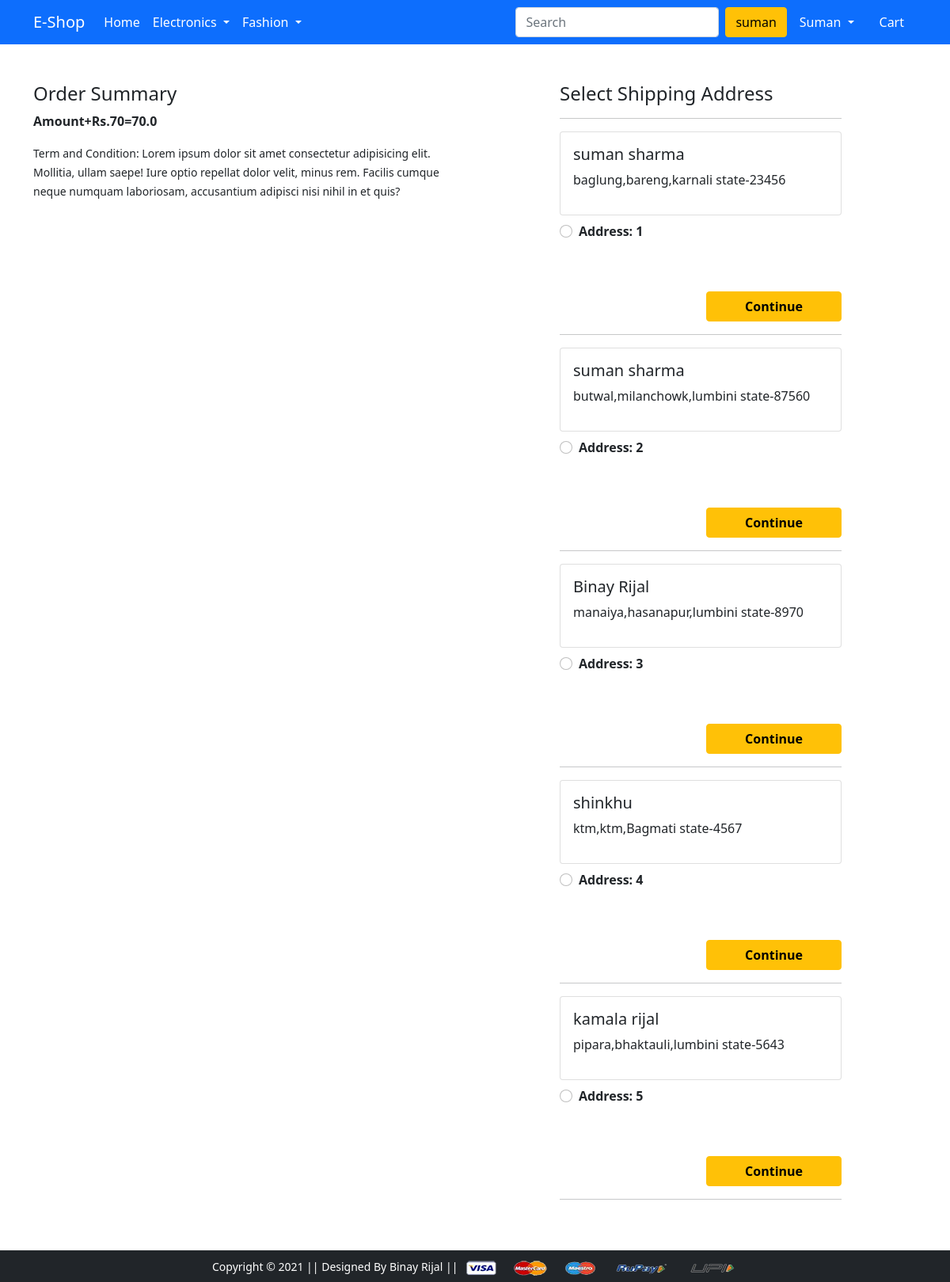
Before: /checkout/ (signed in) with the older database file.
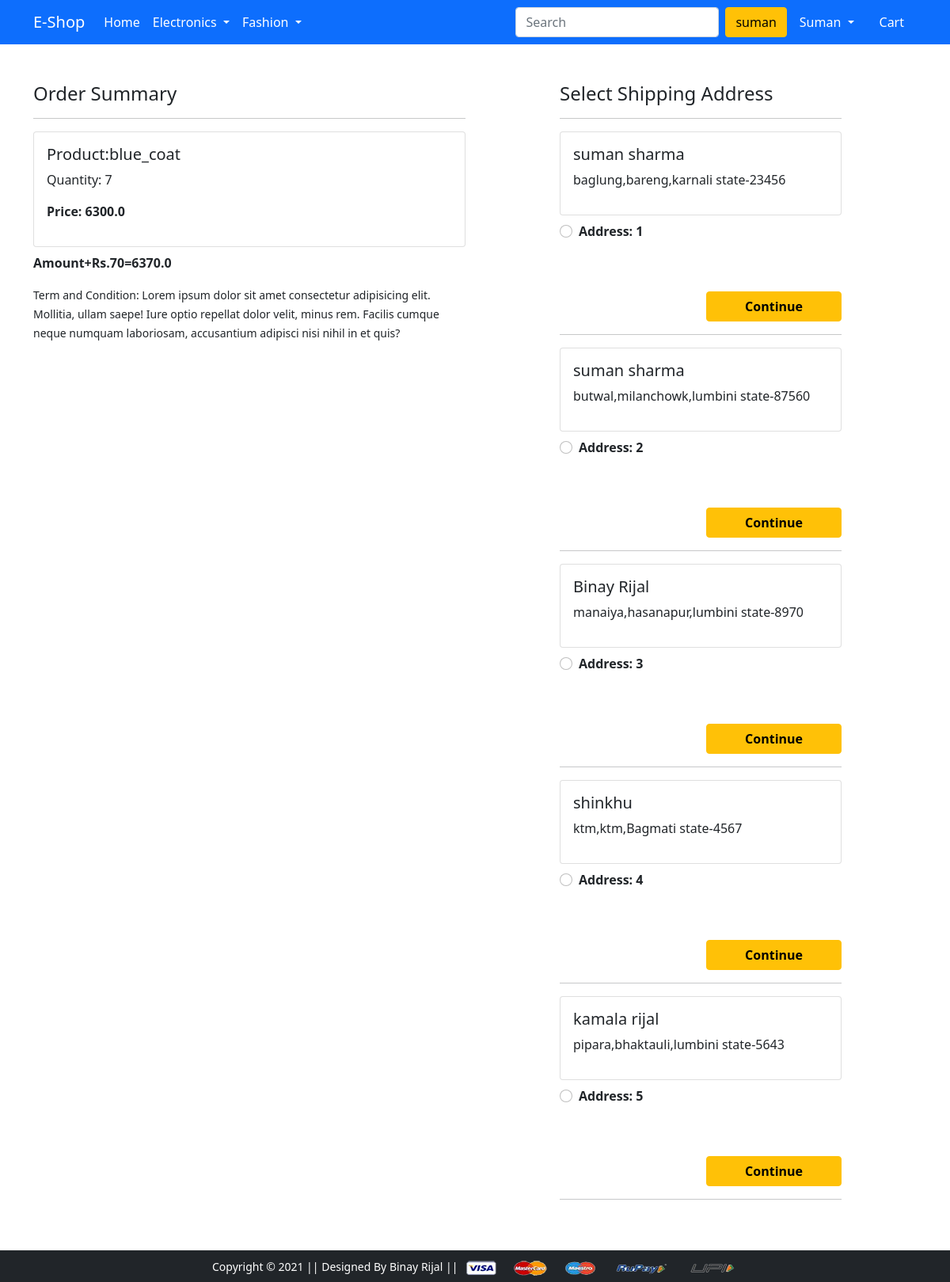
After: the same page with the newer database file.
### app/models.py (models this page shows, shortened)
class Customer(models.Model):
    user=models.ForeignKey(User,on_delete=models.CASCADE)
    name=models.CharField(max_length=50)
    locality=models.CharField(max_length=100)
    city=models.CharField(max_length=100)
    zipcode=models.IntegerField()
    state=models.CharField(choices=STATE_CHOICES,max_length=100)

class Cart(models.Model):
    user=models.ForeignKey(User,on_delete=models.CASCADE)
    product=models.ForeignKey(Product,on_delete=models.CASCADE)
    quantity=models.PositiveIntegerField(default=1)
    @property
    def total_amount(self):
        return self.quantity*self.product.lastprice

class Product(models.Model):
    title=models.CharField(max_length=100)
    selling_price=models.FloatField()
    discounted_price=models.FloatField()
    description=models.TextField()
    brand=models.CharField(max_length=50)
    category=models.CharField(choices=CATEGORY_CHOICES,max_length=2)
    product_image=models.ImageField(upload_to='productimg')
    @property
    def lastprice(self):
        return self.selling_price-self.discounted_price

### app/views.py (the view)
# urls.py: path('checkout/', views.checkout, name='checkout'),
@login_required
def checkout(request):
 add=Customer.objects.filter(user=request.user)
 cart_item=Cart.objects.filter(user=request.user)
 amount=0.0
 shipping=70.0
 cart_product=[p for p in Cart.objects.all() if p.user==request.user]
 for p in cart_product:
  tempamount=(p.quantity*p.product.lastprice)
  amount+=tempamount
 totalamount=amount+shipping
 return render(request, 'app/checkout.html',{'add':add,'totalamount':totalamount,'cartitem':cart_item})

### app/templates/app/checkout.html (shortened to what this page needs)
{% extends 'app/base.html' %}
{% load static %}
{% block main-content %}
<div class="container">
 <div class="row mt-5">
  <div class="col-sm-6">
    <h4>Order Summary</h4>
    {%for p in cartitem%}
    <hr>
      <div class="card mb-2">
        <div class="card-body">
          <h5>Product:{{p.product.title}} </h5>
          <p>Quantity: {{p.quantity}}</p>
          <p class="fw-bold">Price: {{p.total_amount}}</p>
        </div>
      </div>
    {%endfor%}
      <p class="fw-bold">Amount+Rs.70={{totalamount}}</p>
    <small>Term and Condition: Lorem ipsum dolor sit amet consectetur adipisicing elit. Mollitia, ullam saepe! Iure optio repellat dolor velit, minus rem. Facilis cumque neque numquam laboriosam, accusantium adipisci nisi nihil in et quis?</small>
  </div>
  <div class="col-sm-4 offset-sm-1">
    <h4>Select Shipping Address</h4>
    <hr>
    <form action="/paymentdone">
      {%for a in add%}
      <div class="card">
        <div class="card-body">
        <h5>{{a.name}}</h5>
        <p>{{a.city}},{{a.locality}},{{a.state}}-{{a.zipcode}}</p>
        </div>
      </div>
        <div class="form-check mt-2 mb-5">
          <input class="form-check-input" type="radio" name="custid" id="custid{{forloop.counter}}" value="{{a.id}}">
          <label class="form-check-label fw-bold" for="custid{{forloop.counter}}">
            Address: {{forloop.counter}} </label>
        </div>
        <div class="text-end">
          <button type="submit" class="btn btn-warning mt-3 px-5 fw-bold">Continue</button>
        </div>
        <hr>
        {%endfor%}
      </form>
    </div>
  </div>
</div>
{% endblock main-content %}

Changed rows visible on the page:
added Cart: product "blue_coat", quantity "7", total_amount "6300.0"
Other visible differences:
{{ totalamount }}: "70.0" → "6370.0"
